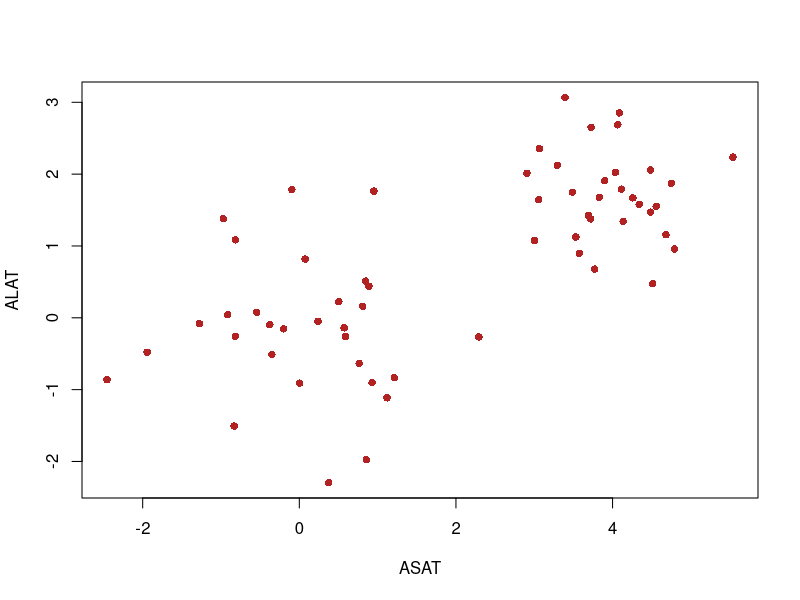
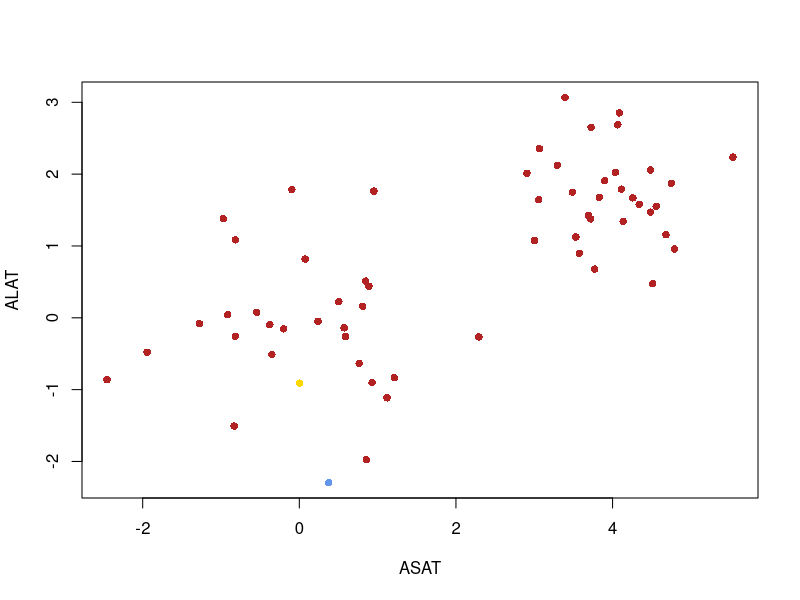
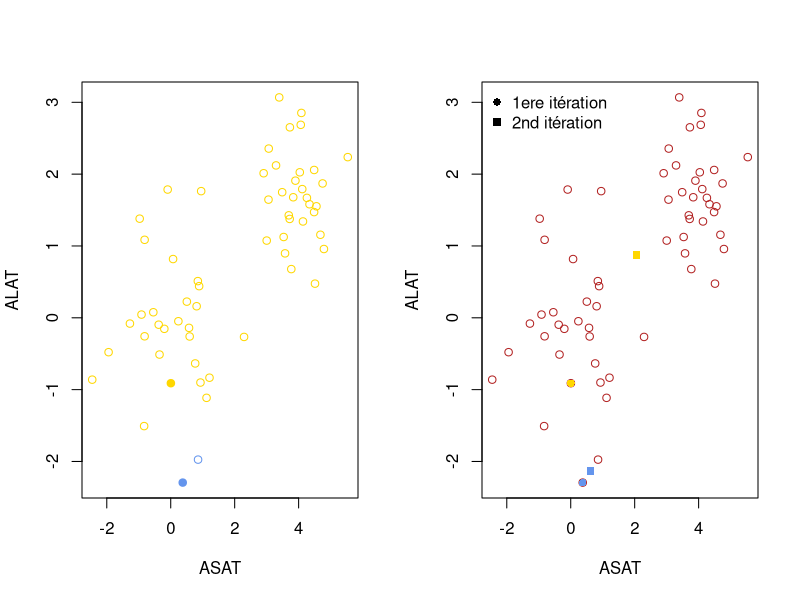
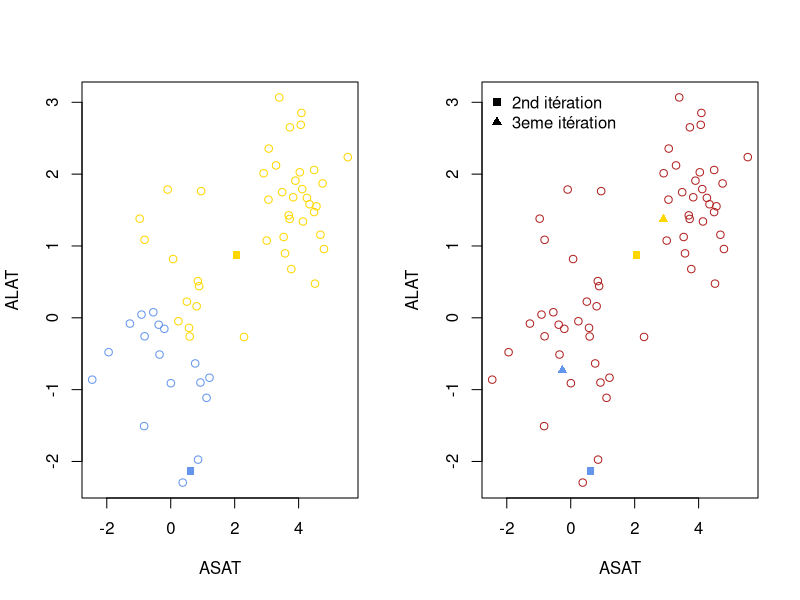
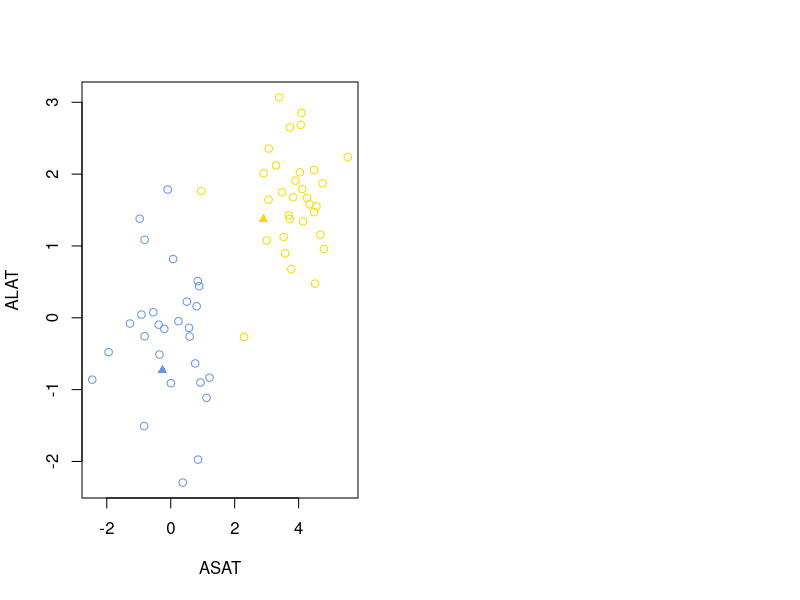
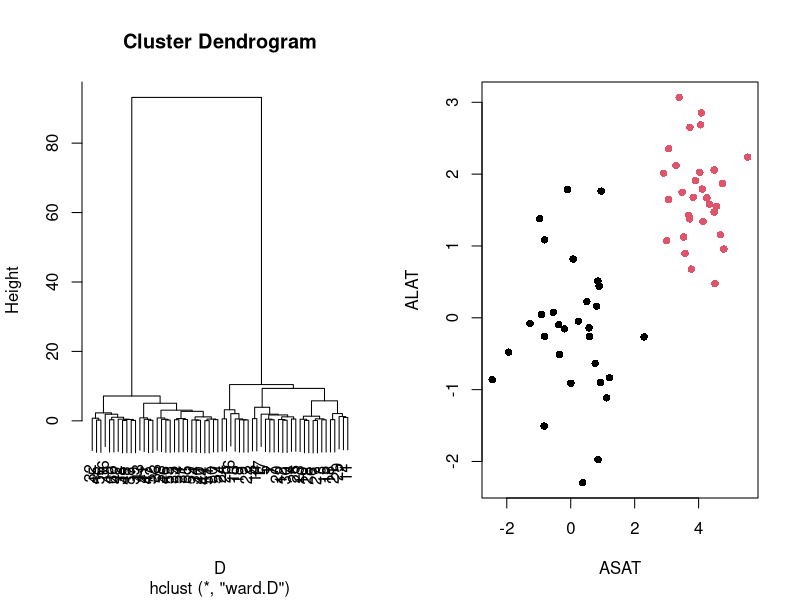
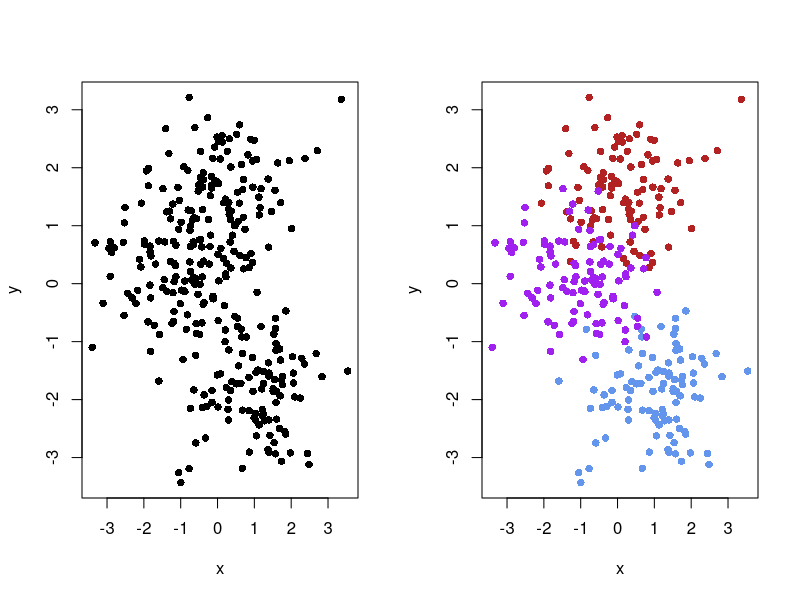
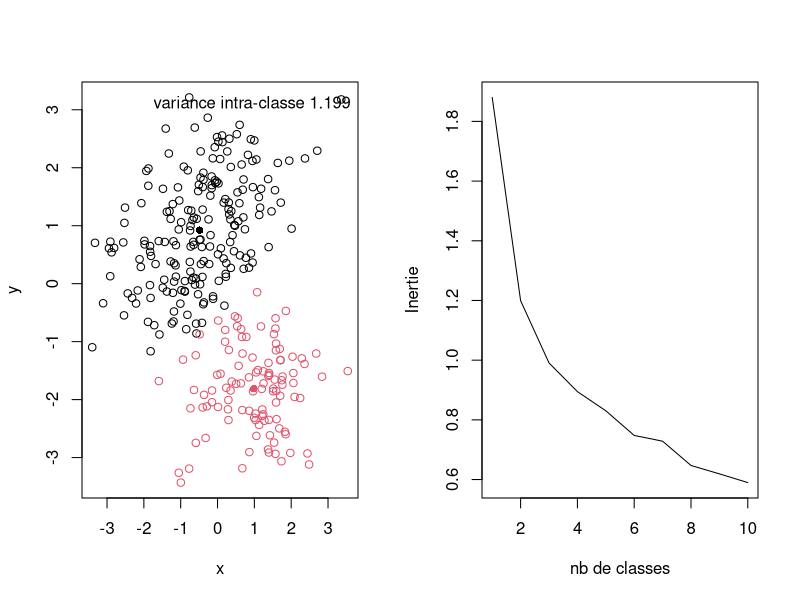

Write the R code that produced these figures, in order.
## ---- chunk 1
X <- cbind(c(rnorm(30, mean=0, sd=1), rnorm(30, 4, 0.5)),
      c(rnorm(30, mean=0, sd=1), rnorm(30, 2, 1)))
plot(X, xlab="ASAT", ylab="ALAT", pch=16, col="firebrick")
## ---- chunk 2
plot(X, xlab="ASAT", ylab="ALAT", pch=16, col="firebrick")
points(x=X[24,1], y=X[24,2], xlab="ASAT", ylab="ALAT", pch=16, col="cornflowerblue")
points(x=X[4,1], y=X[4,2], xlab="ASAT", ylab="ALAT", pch=16, col="gold")
## ---- chunk 3
## ASSIGNATION
d_n_blue <- as.matrix(dist(rbind(X[24,],X)))[-1,1] # Distance de l'ensemble des points au point bleu.
d_n_gold <- as.matrix(dist(rbind(X[4,],X)))[-1,1] # Distance de l'ensemble des points au point jaune.

cluster <- apply(cbind(d_n_blue, d_n_gold),1,which.min) # phase d'assignation.
cluster_col <- as.character(factor(cluster, c(1,2), c("cornflowerblue", "gold")))

layout(matrix(c(1,2), nrow=1))
plot(X, xlab="ASAT", ylab="ALAT", pch=1, col=cluster_col)
points(x=X[24,1], y=X[24,2], xlab="ASAT", ylab="ALAT", pch=16, col="cornflowerblue")
points(x=X[4,1], y=X[4,2], xlab="ASAT", ylab="ALAT", pch=16, col="gold")

## NOUVEAUX CENTROÏDES
centroide_blue <- colMeans(X[which(cluster==1),])
centroide_jaune <- colMeans(X[which(cluster==2),])

plot(X, xlab="ASAT", ylab="ALAT", pch=1, col="firebrick")
points(x=X[24,1], y=X[24,2], xlab="ASAT", ylab="ALAT", pch=16, col="cornflowerblue")
points(x=X[4,1], y=X[4,2], xlab="ASAT", ylab="ALAT", pch=16, col="gold")
points(centroide_blue[1], centroide_blue[2], xlab="ASAT", ylab="ALAT", pch=15, col="cornflowerblue")
points(centroide_jaune[1], centroide_jaune[2], xlab="ASAT", ylab="ALAT", pch=15, col="gold")
legend("topleft", c("1ere itération", "2nd itération"), bty="n", pch= c(16, 15))
## ---- chunk 4
d_n_blue <- as.matrix(dist(rbind(centroide_blue,X)))[-1,1] # Distance de l'ensemble des points au carré bleu.
d_n_gold <- as.matrix(dist(rbind(centroide_jaune,X)))[-1,1] # Distance de l'ensemble des points au carré jaune.

cluster <- apply(cbind(d_n_blue, d_n_gold),1,which.min) # phase d'assignation.
cluster_col <- as.character(factor(cluster, c(1,2), c("cornflowerblue", "gold")))

layout(matrix(c(1,2), nrow=1))
plot(X, xlab="ASAT", ylab="ALAT", pch=1, col=cluster_col)
points(centroide_blue[1], centroide_blue[2], xlab="ASAT", ylab="ALAT", pch=15, col="cornflowerblue")
points(centroide_jaune[1], centroide_jaune[2], xlab="ASAT", ylab="ALAT", pch=15, col="gold")

## NOUVEAUX CENTROÏDES
centroide_blue_2 <- colMeans(X[which(cluster==1),])
centroide_jaune_2 <- colMeans(X[which(cluster==2),])

plot(X, xlab="ASAT", ylab="ALAT", pch=1, col="firebrick")
points(centroide_blue[1], centroide_blue[2],pch=15, col="cornflowerblue")
points(centroide_jaune[1], centroide_jaune[2],  pch=15, col="gold")
points(centroide_blue_2[1], centroide_blue_2[2],pch=17, col="cornflowerblue")
points(centroide_jaune_2[1], centroide_jaune_2[2], pch=17, col="gold")
legend("topleft", c("2nd itération", "3eme itération"), bty="n", pch= c(15,17))
## ---- chunk 5
## ASSIGNATION FINALE
d_n_blue <- as.matrix(dist(rbind(centroide_blue_2,X)))[-1,1] # Distance de l'ensemble des points au point bleu.
d_n_gold <- as.matrix(dist(rbind(centroide_jaune_2,X)))[-1,1] # Distance de l'ensemble des points au point jaune.

cluster <- apply(cbind(d_n_blue, d_n_gold),1,which.min) # phase d'assignation.
cluster_col <- as.character(factor(cluster, c(1,2), c("cornflowerblue", "gold")))
plot(X, xlab="ASAT", ylab="ALAT", pch=1, col=cluster_col)
points(centroide_blue_2[1], centroide_blue_2[2],pch=17, col="cornflowerblue")
points(centroide_jaune_2[1], centroide_jaune_2[2], pch=17, col="gold")
## ---- chunk 6
res.kmeans <- kmeans(X, centers = 2, iter.max = 1, nstart = 1)
res.kmeans
## ---- chunk 7
res.kmeans$centers
res.kmeans$cluster
## ---- chunk 8
D <- dist(X) # Distance entre les individus.
HAC <- hclust(D, method = "ward.D") # Méthode d'agglomération.
layout(matrix(c(1,2), nrow=1))
plot(HAC)
groupe <- cutree(HAC, 2) # Assigner les groupes
plot(X, xlab="ASAT", ylab="ALAT", pch=16, col=groupe)
## ---- chunk 9
sigma <- matrix(0, ncol=2,nrow=2)
diag(sigma) <- c(1,0.4)
X <- rbind(mvtnorm::rmvnorm(100, mean=c(0,1.5), sigma),
           mvtnorm::rmvnorm(100, mean=c(1,-2), sigma),
           mvtnorm::rmvnorm(100, mean=c(-1,0), sigma))
## ---- chunk 10
layout(matrix(c(1,2), nrow=1))
plot(X[,c(1,2)], xlab ="x", ylab="y", pch=16)
plot(X[,c(1,2)], xlab ="x", ylab="y", col = rep(c("firebrick", "cornflowerblue", "purple"), each=100), pch=16)
## ---- chunk 11
var_intra = NULL
K = 2
res.class <- kmeans(X, centers = K)

plot(X, col=res.class$cluster, xlab="x",ylab="y" )
points(res.class$centers,pch=16, col=1:10)

for(k in 1:K){
  var_intra <- c(var_intra, mean(as.matrix(dist(rbind(res.class$centers[k,],
                                                      X[which(res.class$cluster==k),])))[-1,1]))
  }

legend("topright",paste("variance intra-classe", round(mean(var_intra), 3)), bty="n")
## ---- chunk 12
K = 10
variance_nc = NULL
for(k in 1:K){
  res.class <- kmeans(X, centers = k)
  var_intra = NULL
  for(j in 1:k){
    var_intra <- c(var_intra, mean(as.matrix(dist(rbind(res.class$centers[j,],
                                                        X[which(res.class$cluster==j),])))[-1,1]))
  }
  variance_nc <- c(variance_nc, mean(var_intra))
}
plot(1:10, variance_nc, type='l', xlab = "nb de classes", ylab="Inertie")
## ---- chunk 13
layout(matrix(c(1,2, 3), nrow=1))
plot(X[,c(1,2)], xlab ="x", ylab="y", pch=16, main="Population totale")
plot(X[,c(1,2)], xlab ="x", ylab="y", col = rep(c("firebrick", "cornflowerblue", "purple"), each=100), pch=16, main="Groupes reels")
plot(X[,c(1,2)], xlab ="x", ylab="y", col = kmeans(X, centers = 3)$cluster, pch=16, main="Groupes estimés")
